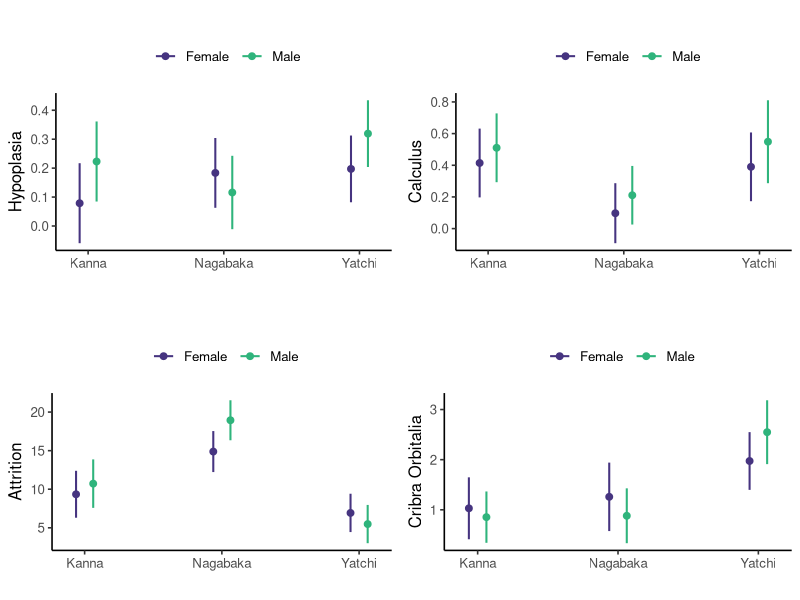
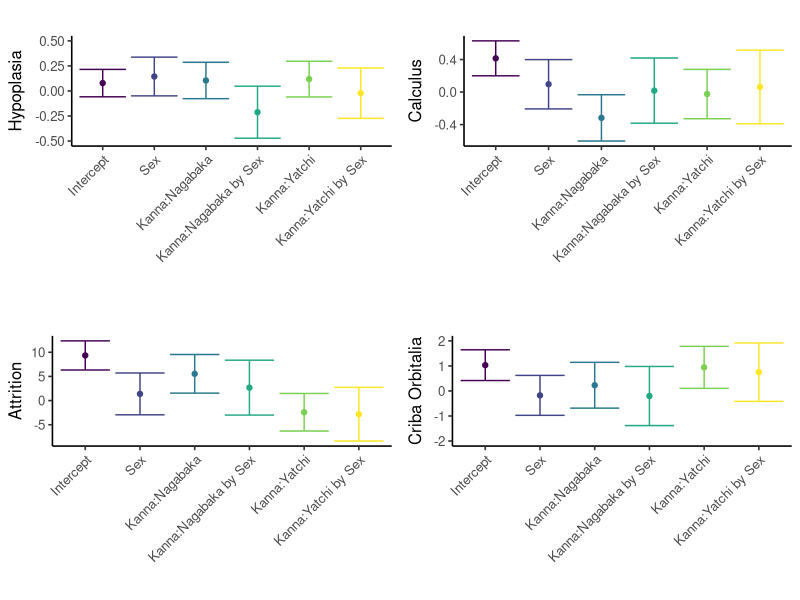

The R source for these figures, in order:
library(dplyr); library(broom)
library(ggplot2); library(cowplot); library(ggpubr)
library(ggeffects); library(car)

#read data
ryukyu <- read.csv("data-ryukyu-final-dental.csv", stringsAsFactors = TRUE)
ryukyu.co <- read.csv("data-ryukyu-final-cribra orbitalia.csv", stringsAsFactors = TRUE)
#filter by sex
females <- filter(ryukyu, sex == "F")
males <- filter(ryukyu, sex == "M")
females.co <- filter(ryukyu.co, sex == "F")
males.co <- filter(ryukyu.co, sex == "M")
#filter by site for models
kanna <- filter(ryukyu, site=="Kanna")
nagabaka <- filter(ryukyu, site=="Nagabaka")
yatchi <- filter(ryukyu, site=="Yatchi")
kanna.co <- filter(ryukyu.co, site=="Kanna")
nagabaka.co <- filter(ryukyu.co, site=="Nagabaka")
yatchi.co <- filter(ryukyu.co, site=="Yatchi")

#models
hypo.model=glm(hypoplasia.frequency ~ site + sex + site:sex, data=ryukyu)
calc.model=glm(calculus.frequency ~ site + sex + site:sex, data=ryukyu)
att.model=glm(attrition.average ~ site + sex + site:sex, data=ryukyu)
co.model=glm(cribra.total~ site + sex +site:sex, data=ryukyu.co)

#tidy summary
tidy(hypo.model, conf.int = TRUE)
tidy(calc.model, conf.int = TRUE)
tidy(att.model, conf.int = TRUE)
tidy(co.model, conf.int = TRUE)

#Figure 3: Predicted Values (Marginal Effects)
pa <- ggpredict(hypo.model, terms = c("site", "sex"))
p1 <- plot(pa)+
  scale_colour_viridis_d(begin=.15, end=0.65, name="", labels = c("Female", "Male"))+
  theme_classic2()+
  labs(title="", x= "", y="Hypoplasia")+
  theme(legend.position = "top")

pb <- ggpredict(calc.model, terms = c("site", "sex"))
p2 <- plot(pb)+
  scale_colour_viridis_d(begin=.15, end=0.65, name="", labels = c("Female", "Male"))+
  theme_classic2() +
  labs(title="", x= "", y="Calculus")+
  theme(legend.position = "top")

pc <- ggpredict(att.model, terms = c("site", "sex"))
p3 <- plot(pc)+
  scale_colour_viridis_d(begin=.15, end=0.65, name="", labels = c("Female", "Male"))+
  theme_classic2() +
  labs(title="", x= "", y="Attrition")+
  theme(legend.position = "top")

pd <- ggpredict(co.model, terms = c("site", "sex"))
p4 <- plot(pd)+
  scale_colour_viridis_d(begin=.15, end=0.65, name="", labels = c("Female", "Male"))+
  theme_classic2()+
  labs(title="", x= "", y="Cribra Orbitalia")+
  theme(legend.position = "top")

png("f3-marginal efects.png",  units="in", width=5, height=5, res=300)
plot_grid(p1, p2, p3, p4, nrow=2)
dev.off()


## NOT USED
#Figure 3: Model Plots
hypo.tidy = tidy(hypo.model, conf.int = TRUE)
m1 = ggplot(hypo.tidy, aes(estimate, term, color = term)) +
  geom_point() +
  geom_errorbarh(aes(xmin = conf.low, xmax = conf.high))+
  labs(title = "", x="Site", y="Hypoplasia") +
  theme(text=element_text(size=12, family="TT Times New Roman"),
    axis.text.x = element_text(color = "black", size = 12),
    axis.text.y = element_text(color = "black", size = 12))+
  theme(legend.position = "none")+
  scale_y_discrete(labels = c("Intercept", "Sex", "Kanna:Nagabaka",
    'Kanna:Nagabaka by Sex', "Kanna:Yatchi", 'Kanna:Yatchi by Sex'))+
  ylab("")+
  xlab("Hypoplasia")+
  scale_colour_viridis_d()+
  xlim(-.5, .5)+
  coord_flip()+
  theme_classic2()+
  theme(axis.text.x = element_text(angle = 45,vjust=1, hjust=1)) +
  theme(legend.position = "none")

calc.tidy = tidy(calc.model, conf.int = TRUE)
m2 = ggplot(calc.tidy, aes(estimate, term, color = term)) +
  geom_point() +
  geom_errorbarh(aes(xmin = conf.low, xmax = conf.high))+
  labs(title = "", x="Site", y="Calculus") +
  theme(text=element_text(size=12, family="TT Times New Roman"),
    axis.text.x = element_text(color = "black", size = 12),
    axis.text.y = element_text(color = "black", size = 12))+
  theme(legend.position = "none")+
  scale_y_discrete(labels = c("Intercept", "Sex", "Kanna:Nagabaka",
    'Kanna:Nagabaka by Sex', "Kanna:Yatchi", 'Kanna:Yatchi by Sex'))+
  ylab("")+
  xlab("Calculus")+
  scale_colour_viridis_d()+
  coord_flip()+
  theme_classic2()+
  theme(axis.text.x = element_text(angle = 45,vjust=1, hjust=1))+
  theme(legend.position = "none")

att.tidy = tidy(att.model, conf.int = TRUE)
m3 = ggplot(att.tidy, aes(estimate, term, color = term)) +
  geom_point() +
  geom_errorbarh(aes(xmin = conf.low, xmax = conf.high))+
  labs(title = "", x="Site", y="Attrition") +
  theme(text=element_text(size=12, family="TT Times New Roman"),
    axis.text.x = element_text(color = "black", size = 12),
    axis.text.y = element_text(color = "black", size = 12))+
  theme(legend.position = "none")+
  scale_y_discrete(labels = c("Intercept", "Sex", "Kanna:Nagabaka",
    'Kanna:Nagabaka by Sex', "Kanna:Yatchi", 'Kanna:Yatchi by Sex'))+
  ylab("")+
  xlab("Attrition")+
  scale_colour_viridis_d()+
  coord_flip()+
  theme_classic2()+
  theme(axis.text.x = element_text(angle = 45,vjust=1, hjust=1))+
  theme(legend.position = "none")

co.tidy = tidy(co.model, conf.int = TRUE)
m4 = ggplot(co.tidy, aes(estimate, term, color = term)) +
  geom_point() +
  geom_errorbarh(aes(xmin = conf.low, xmax = conf.high))+
  labs(title = "", x="Site", y="Cribra Orbitalia") +
  theme(text=element_text(size=12, family="TT Times New Roman"),
    axis.text.x = element_text(color = "black", size = 12),
    axis.text.y = element_text(color = "black", size = 12))+
  theme(legend.position = "none")+
  scale_y_discrete(labels = c("Intercept", "Sex", "Kanna:Nagabaka",
    'Kanna:Nagabaka by Sex', "Kanna:Yatchi", 'Kanna:Yatchi by Sex'))+
  ylab("")+
  xlab("Criba Orbitalia")+
  scale_colour_viridis_d()+
  xlim(-2, 2)+
  coord_flip()+
  theme_classic2()+
  theme(axis.text.x = element_text(angle = 45,vjust=1, hjust=1))+
  theme(legend.position = "none")

png("f-not used-models.png",  units="in", width=10, height=10, res=300)
plot_grid(m1, m2, m3, m4, nrow=2)
dev.off()
